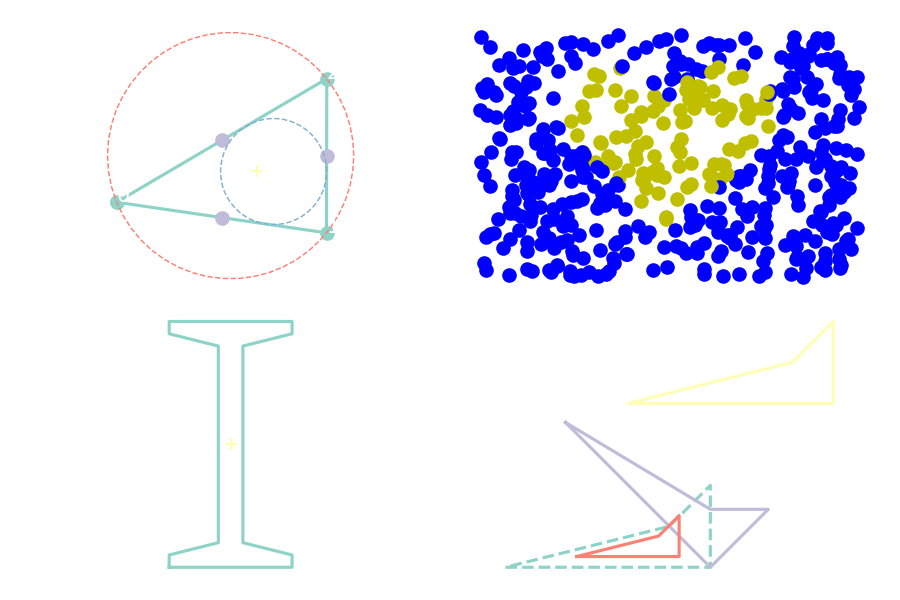

Generate this figure with Python:
# -*- coding: utf-8 -*-
"""
Created on Thu May 12 21:38:32 2022

@author: Gerrit Nowald
"""

import numpy as np
import matplotlib.pyplot as plt

from polygon_math import polygon


plt.figure()
plt.style.use('dark_background')



Vertices = np.random.rand(3,2)*10
triangle = polygon(Vertices)

plt.subplot(221)
triangle.plot(marker='o')
triangle.plotCenterMass()
triangle.plotCenterEdges()
triangle.plotOutCircle(linestyle='--', linewidth=0.7)
triangle.plotIncircle(linestyle='--', linewidth=0.7)
plt.axis('off')



Vertices = [
    [0, 0],
    [1.75, 4],
    [1.5, 6],
    [1, 7],
    [0.25, 6],
    [0, 5],
    [-0.25, 6],
    [-1, 7],
    [-1.5, 6],
    [-1.75, 4],
    ]
heart = polygon(Vertices)

N = 500
points = np.hstack(( np.random.rand(N,1)*6 - 3, np.random.rand(N,1)*10 - 2 ))

plt.subplot(222)
for point in points:
    if heart(point):
        style = "yo"
    else:
        style = "bo"
    plt.plot(*point, style)
plt.axis('off')



Vertices = [
    [0, 0],
    [10, 0],
    [10, 1],
    [6, 2],
    [6, 18],
    [10, 19],
    [10, 20],
    [0, 20],
    [0, 19],
    [4, 18],
    [4, 2],
    [0, 1]
]
beam = polygon(Vertices)

plt.subplot(223)
beam.plot()
beam.plotCenterMass()
plt.axis('equal')
plt.axis('off')



Vertices = [[0,0],[5,0],[5,2],[4,1]]
P = polygon(Vertices)

Ptranslated = P + [3,4]
Protated    = P.rotateClockwise(45,[5,0])
Pscaled     = P / 2

plt.subplot(224)
P.plot(linestyle='--')
Ptranslated.plot()
Protated.plot()
Pscaled.plot()
plt.axis('equal')
plt.axis('off')



# Vertices = [
#     [2.5, 0],
#     [4, 0],
#     [4, 6],
#     [2.5, 6],
#     [1, 4.5],
#     [1, 1.5]
# ]
# socket = polygon(Vertices, axis=1)

# socket.plot()
# plt.plot([0,0], [0,6], 'w-.')
# plt.axis('equal')
# plt.axis('off')



plt.tight_layout()
# plt.savefig('examples.png', transparent=True)
plt.show()